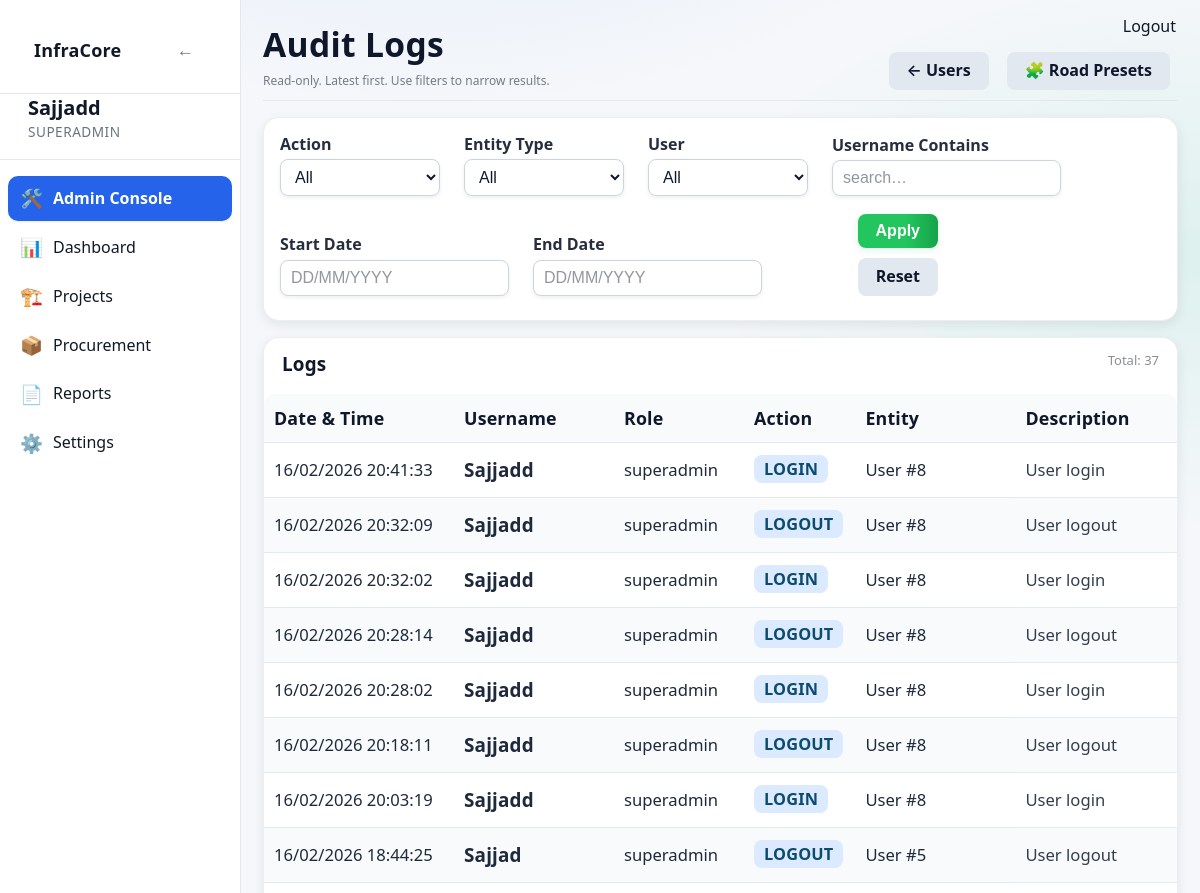
The page /admin/logs (signed in, upper part) on the database as committed earlier.
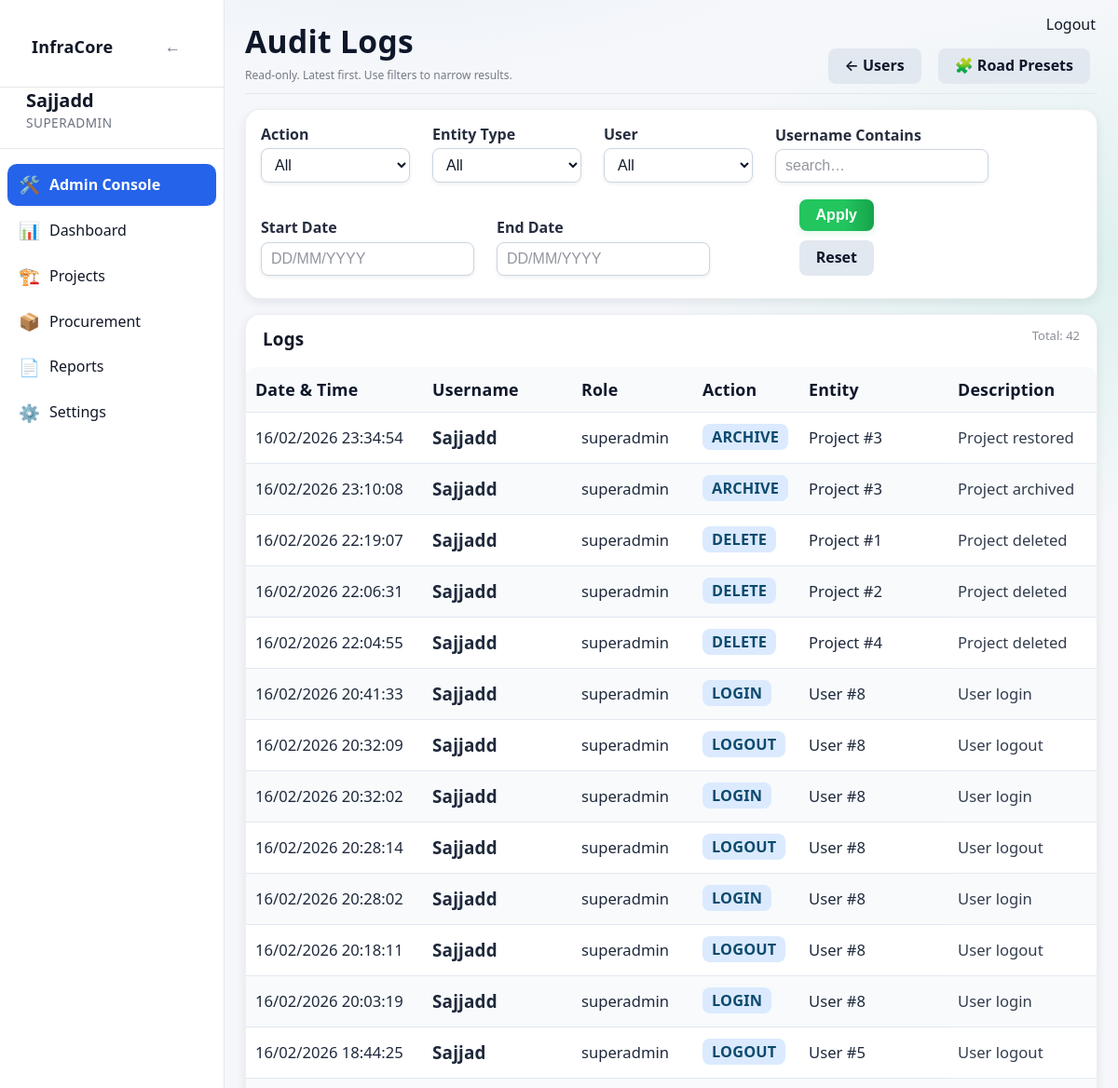
The same page on the database as committed later.
### app/models/activity_log.py (models this page shows)
class ActivityLog(Base):
    __tablename__ = "activity_logs"
    __table_args__ = (
        Index("ix_activity_logs_created_at", "created_at"),
        Index("ix_activity_logs_user_id", "user_id"),
    )
    id = Column(Integer, primary_key=True, index=True)
    user_id = Column(Integer, ForeignKey("users.id"), nullable=True)
    username = Column(String(150), nullable=False)
    role = Column(String(50), nullable=True)
    action = Column(String(20), nullable=False)  # CREATE, UPDATE, DELETE, ARCHIVE, LOGIN, LOGOUT
    entity_type = Column(String(50), nullable=True)  # Project, Activity, Material, User, Execution
    entity_id = Column(Integer, nullable=True)
    description = Column(Text, nullable=True)
    old_value = Column(Text, nullable=True)  # JSON string
    new_value = Column(Text, nullable=True)  # JSON string
    ip_address = Column(String(64), nullable=True)
    created_at = Column(DateTime, default=datetime.utcnow, nullable=False)
    details = Column(String, nullable=True)
    timestamp = Column(DateTime, default=datetime.utcnow)

### app/routes/admin.py (the view)
@router.get("/logs", response_class=HTMLResponse)
def audit_logs_page(
    request: Request,
    page: int = 1,
    action: str | None = None,
    entity_type: str | None = None,
    user_id: Optional[str] = Query(None),
    username: str | None = None,
    start_date: str | None = None,
    end_date: str | None = None,
    db: Session = Depends(get_db),
):
    if user_id in (None, ""):
        user_id_int = None
    else:
        try:
            user_id_int = int(user_id)
        except Exception:
            user_id_int = None
    admin = admin_guard(request)
    if not admin:
        return RedirectResponse("/dashboard", status_code=302)
    page_size = 50
    page = max(page, 1)
    q = db.query(ActivityLog)
    if action:
        q = q.filter(ActivityLog.action == action)
    if entity_type:
        q = q.filter(ActivityLog.entity_type == entity_type)
    if user_id_int is not None:
        q = q.filter(ActivityLog.user_id == user_id_int)
    if username:
        q = q.filter(ActivityLog.username.ilike(f"%{username.strip()}%"))
    def _parse_d(s: str | None) -> date | None:
        if not s:
            return None
        try:
            return parse_date_ddmmyyyy_or_iso(str(s))
        except Exception:
            return None
    sd = _parse_d(start_date)
    ed = _parse_d(end_date)
    if sd:
        q = q.filter(ActivityLog.created_at >= datetime.combine(sd, time.min))
    if ed:
        q = q.filter(ActivityLog.created_at <= datetime.combine(ed, time.max))
    total = q.count()
    logs = (
        q.order_by(ActivityLog.created_at.desc())
        .offset((page - 1) * page_size)
        .limit(page_size)
        .all()
    )
    actions = [r[0] for r in db.query(ActivityLog.action).distinct().order_by(ActivityLog.action).all() if r and r[0]]
    entity_types = [r[0] for r in db.query(ActivityLog.entity_type).distinct().order_by(ActivityLog.entity_type).all() if r and r[0]]
    users = (
        db.query(ActivityLog.user_id, ActivityLog.username)
        .filter(ActivityLog.user_id.isnot(None))
        .distinct()
        .order_by(ActivityLog.username.asc())
        .all()
    )
    return templates.TemplateResponse(
        "admin/logs.html",
        {
            "request": request,
            "user": admin,
            "logs": logs,
            "page": page,
            "page_size": page_size,
            "total": total,
            "actions": actions,
            "entity_types": entity_types,
            "users": users,
            "filters": {
                "action": action or "",
                "entity_type": entity_type or "",
                "user_id": user_id if user_id is not None else "",
                "username": username or "",
                "start_date": start_date or "",
                "end_date": end_date or "",
            },
        },
    )

### app/templates/admin/logs.html (shortened to what this page needs)
{% extends "base.html" %}
{% block content %}
<div class="page-header" style="display:flex;justify-content:space-between;align-items:flex-end;gap:12px;flex-wrap:wrap;margin-bottom:16px">
    <div>
        <h1 class="page-title" style="margin-bottom:6px">Audit Logs</h1>
        <div class="help-text">Read-only. Latest first. Use filters to narrow results.</div>
    </div>
    <div style="display:flex;gap:10px;flex-wrap:wrap">
        <a href="/admin/users" class="btn-secondary" style="text-decoration:none">← Users</a>
        <a href="/admin/presets/road" class="btn-secondary" style="text-decoration:none">🧩 Road Presets</a>
    </div>
</div>
<div class="card" style="padding:16px;margin-bottom:16px">
    <form method="get" action="/admin/logs" class="form-grid">
        <div class="form-group">
            <label>Action</label>
            <select name="action">
                <option value="">All</option>
            </select>
        </div>
        <div class="form-group">
            <label>Entity Type</label>
            <select name="entity_type">
                <option value="">All</option>
            </select>
        </div>
        <div class="form-group">
            <label>User</label>
            <select name="user_id">
                <option value="">All</option>
            </select>
        </div>
        <div class="form-group">
            <label>Username Contains</label>
            <input type="text" name="username" value="{{ filters.username }}" placeholder="search…">
        </div>
        <div class="form-group">
            <label>Start Date</label>
            <input type="text" name="start_date" value="{{ filters.start_date|ddmmyyyy }}" placeholder="DD/MM/YYYY" inputmode="numeric" pattern="[0-9]{2}/[0-9]{2}/[0-9]{4}">
        </div>
        <div class="form-group">
            <label>End Date</label>
            <input type="text" name="end_date" value="{{ filters.end_date|ddmmyyyy }}" placeholder="DD/MM/YYYY" inputmode="numeric" pattern="[0-9]{2}/[0-9]{2}/[0-9]{4}">
        </div>
        <div class="form-group" style="display:flex;align-items:flex-end;gap:10px">
            <button class="btn-primary" type="submit">Apply</button>
            <a class="btn-secondary" href="/admin/logs" style="text-decoration:none">Reset</a>
        </div>
    </form>
</div>
<div class="card" style="padding:0">
    <div style="padding:14px 18px;border-bottom:1px solid rgba(255,255,255,0.08);display:flex;justify-content:space-between;gap:12px;flex-wrap:wrap">
        <strong>Logs</strong>
        <span style="opacity:0.75;font-size:13px">
            Total: {{ total }}
        </span>
    </div>
    <table class="table" style="margin:0">
        <thead>
            <tr style="background:rgba(255,255,255,0.04)">
                <th style="width:170px">Date &amp; Time</th>
                <th style="width:140px">Username</th>
                <th style="width:110px">Role</th>
                <th style="width:90px">Action</th>
                <th style="width:140px">Entity</th>
                <th>Description</th>
            </tr>
        </thead>
        <tbody>
            {% if logs and logs|length > 0 %}
                {% for l in logs %}
                    <tr style="border-bottom:1px solid rgba(255,255,255,0.05)">
                        <td style="white-space:nowrap">{{ l.created_at|local_dt('Asia/Kolkata') }}</td>
                        <td><strong>{{ l.username }}</strong></td>
                        <td>{{ l.role or "" }}</td>
                        <td>
                            <span class="badge badge-info">{{ l.action }}</span>
                        </td>
                        <td>
                            {{ l.entity_type or "" }}
                            {% if l.entity_id %}
                                #{{ l.entity_id }}
                            {% endif %}
                        </td>
                        <td style="opacity:0.9">{{ l.description or l.details or "" }}</td>
                    </tr>
                {% endfor %}
            {% else %}
                <tr>
                    <td colspan="6" style="padding:24px;text-align:center;opacity:0.75">
                        No audit logs found for the selected filters.
                    </td>
                </tr>
            {% endif %}
        </tbody>
    </table>
</div>
{% set total_pages = (total // page_size) + (1 if total % page_size else 0) %}
{% endblock %}

### app/templates/base.html (shortened to what this page needs)
<!DOCTYPE html>
<html lang="en">
<head>
    <link rel="stylesheet" href="/static/css/style.css">
    <link rel="stylesheet" href="/static/css/ui_v2.css">
</head>
<body>
<div class="layout">
    <aside class="sidebar" id="sidebar">
        <div class="sidebar-header">
            <div class="sidebar-header-row">
                <h2 class="sidebar-title">InfraCore</h2>
                <button id="sidebarHideBtn" class="sidebar-toggle-btn" aria-label="Hide sidebar">←</button>
            </div>
        </div>
        {% if user is defined and user is not none %}
        <div class="sidebar-user">
            <strong class="sidebar-username">{{ user["username"] }}</strong>
            <span class="sidebar-role">
                {% if user["role"] == "superadmin" %}
                    SUPERADMIN
                {% else %}
                    {{ user["role"] | upper }}
                {% endif %}
            </span>
        </div>
        <nav class="sidebar-nav">
            {% if user["role"] == "superadmin" %}
                <a href="/admin/users" class="{% if request.url.path.startswith('/admin') %}active{% endif %}"><span class="icon">🛠️</span>Admin Console</a>
                <a href="/dashboard" class="{% if request.url.path == '/dashboard' %}active{% endif %}"><span class="icon">📊</span>Dashboard</a>
                <a href="/projects" class="{% if request.url.path.startswith('/projects') %}active{% endif %}"><span class="icon">🏗️</span>Projects</a>
                <a href="/procurement" class="{% if request.url.path.startswith('/procurement') %}active{% endif %}"><span class="icon">📦</span>Procurement</a>
                <a href="/reports" class="{% if request.url.path.startswith('/reports') %}active{% endif %}"><span class="icon">📄</span>Reports</a>
                <a href="/settings" class="{% if request.url.path == '/settings' %}active{% endif %}"><span class="icon">⚙️</span>Settings</a>
            {% else %}
                <a href="/dashboard" class="{% if request.url.path == '/dashboard' %}active{% endif %}"><span class="icon">📊</span>Dashboard</a>
            {% endif %}
        </nav>
        {% endif %}
    </aside>
        <a href="/logout" class="logout-top-btn" style="position:fixed;top:16px;right:24px;z-index:4000;">Logout</a>
    <main class="main">
        <div class="container">
            {% block content %}{% endblock %}
        </div>
    </main>
</div>
</body>
</html>

### static/css/style.css (style rules this page uses)
body { font-family: Arial, Helvetica, sans-serif; margin: 0; background-color: var(--bg); color: var(--text); }
.container { padding: 20px; }
input, select, textarea { padding: 6px; border-radius: 4px; border: 1px solid var(--border); background: var(--card); color: var(--text); }
table { width: 100%; border-collapse: collapse; background: var(--card); }
th { background: rgba(0,0,0,0.05); text-align: left; }
th, td { padding: 10px; border-bottom: 1px solid var(--border); }
button, .button { padding: 6px 12px; border-radius: 4px; border: none; cursor: pointer; background: var(--btn); color: white; text-decoration: none; }
:root { --bg: #f5f7fa; --bg-secondary: #ffffff; --bg-primary: #f5f7fa; --text: #111827; --text-muted: #6b7280; --card: #ffffff; --nav: #1f2937; --border: #e5e7eb; --border-color: #e5e7eb; --btn: #2563eb; --hover-bg: rgba(37, 99, 235, 0.1); --accent-color: #2563eb; }
html, body, table, th, td, input, select, textarea, button, .button { transition: background-color 0.3s ease, color 0.3s ease, border-color 0.3s ease; }
.layout { display: flex; min-height: 100vh; }
.sidebar { width: 240px; background: var(--bg-secondary); border-right: 1px solid var(--border-color); display: flex; flex-direction: column; }
.sidebar-header { padding: 16px; font-size: 18px; font-weight: bold; border-bottom: 1px solid var(--border-color); }
.sidebar-user { padding: 12px 16px; border-bottom: 1px solid var(--border-color); font-size: 14px; }
.sidebar-nav { flex: 1; padding: 8px; }
.sidebar-nav a { display: block; padding: 10px 12px; margin-bottom: 4px; border-radius: 6px; color: var(--text); text-decoration: none; }
.sidebar-nav a.active { background: var(--accent-color); color: #ffffff; font-weight: 600; }
.main { flex: 1; background: var(--bg-primary); }
.page-title { margin-bottom: 20px; font-size: 26px; font-weight: 600; }
.card { background: var(--card); border-radius: 10px; padding: 16px; box-shadow: 0 4px 12px rgba(0,0,0,0.06); }
.form-grid { display: grid; grid-template-columns: repeat(auto-fit, minmax(240px, 1fr)); gap: 16px; }
.form-grid label { font-size: 13px; opacity: 0.9; }
.form-grid input { width: 100%; }
.badge { padding: 4px 10px; border-radius: 12px; font-size: 12px; font-weight: bold; }

### app/templates/base.html (style rules this page uses)
a, a:visited { color: var(--text); text-decoration: none; }
label { color: var(--text); font-weight: 600; margin-bottom: 6px; }
.help-text { font-size: 12px; color: var(--text-muted); margin-top: 6px; }
.form-grid { display: grid; grid-template-columns: repeat(auto-fit, minmax(240px, 1fr)); gap: 14px; }
.btn-primary { background: var(--btn); color: #fff; padding: 9px 14px; border-radius: 6px; border: none; cursor: pointer; }
.btn-secondary { background: #e5e7eb; color: #111827; padding: 9px 14px; border-radius: 6px; border: none; cursor: pointer; }

Rows that differ between the two databases and show on the page:
added ActivityLog: created_at|local_dt "16/02/2026 23:34:54", username "Sajjadd", role "superadmin", action "ARCHIVE", entity_type "Project", entity_id "3", description "Project restored"
added ActivityLog: created_at|local_dt "16/02/2026 23:10:08", username "Sajjadd", role "superadmin", action "ARCHIVE", entity_type "Project", entity_id "3", description "Project archived"
added ActivityLog: created_at|local_dt "16/02/2026 22:19:07", username "Sajjadd", role "superadmin", action "DELETE", entity_type "Project", entity_id "1", description "Project deleted"
added ActivityLog: created_at|local_dt "16/02/2026 22:06:31", username "Sajjadd", role "superadmin", action "DELETE", entity_type "Project", entity_id "2", description "Project deleted"
added ActivityLog: created_at|local_dt "16/02/2026 22:04:55", username "Sajjadd", role "superadmin", action "DELETE", entity_type "Project", entity_id "4", description "Project deleted"
Other text that changed with them:
{{ total }}: "37" → "42"
